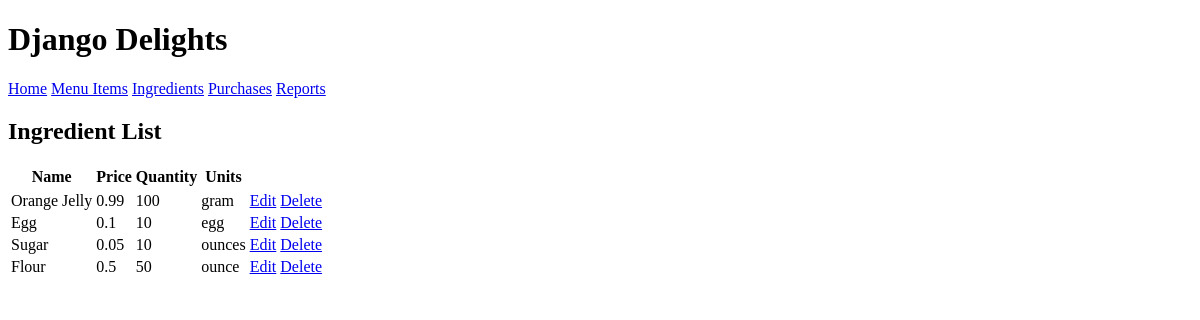
Page /ingredient/list on the earlier database version.
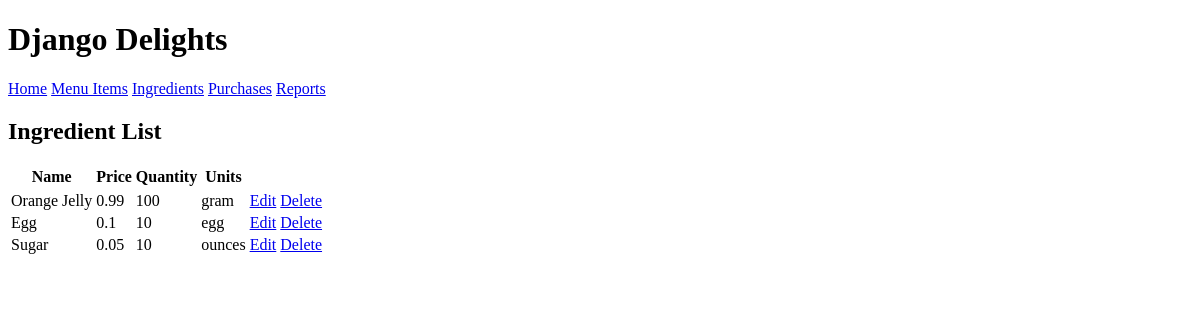
Same page on the later database version.
### inventory/models.py (models this page shows, shortened)
class Ingredient(models.Model):
    name = models.CharField(max_length=30)
    quantity = models.IntegerField(default=0)
    price_per_unit = models.FloatField(default=0.0)
    unit = models.CharField(max_length=30, default="Units")

### inventory/views.py (the view)
# urls.py: path('ingredient/list', views.IngredientList.as_view(), name='ingredientlist'),
class IngredientList(ListView):
    model = Ingredient
    template_name = "inventory/ingredient_list.html"

### inventory/templates/inventory/ingredient_list.html (shortened to what this page needs)
{% extends "./base.html" %}
{% block content %}
<h2>Ingredient List</h2>
<table id="ingredient">
  <tr>
    <th>Name</th>
    <th>Price</th>
    <th>Quantity</th>
    <th>Units</th>
      <th> </th>
      <th> </th>
  </tr>
  {% for item in ingredient_list %}
  <tr>
    <td>{{ item.name }}</td>
    <td>{{ item.price_per_unit }}</td>
    <td>{{ item.quantity }}</td>
    <td>{{ item.unit }}</td>
    <td><a href="{% url 'ingredientupdate' item.id %}">Edit</a></td>
    <td><a href="{% url 'ingredientdelete' item.id %}">Delete</a></td>
  </tr>
  {% endfor %}
</table>
{% endblock %}

Differences in the rows shown:
removed Ingredient: name "Flour", price_per_unit "0.5", quantity "50", unit "ounce"
